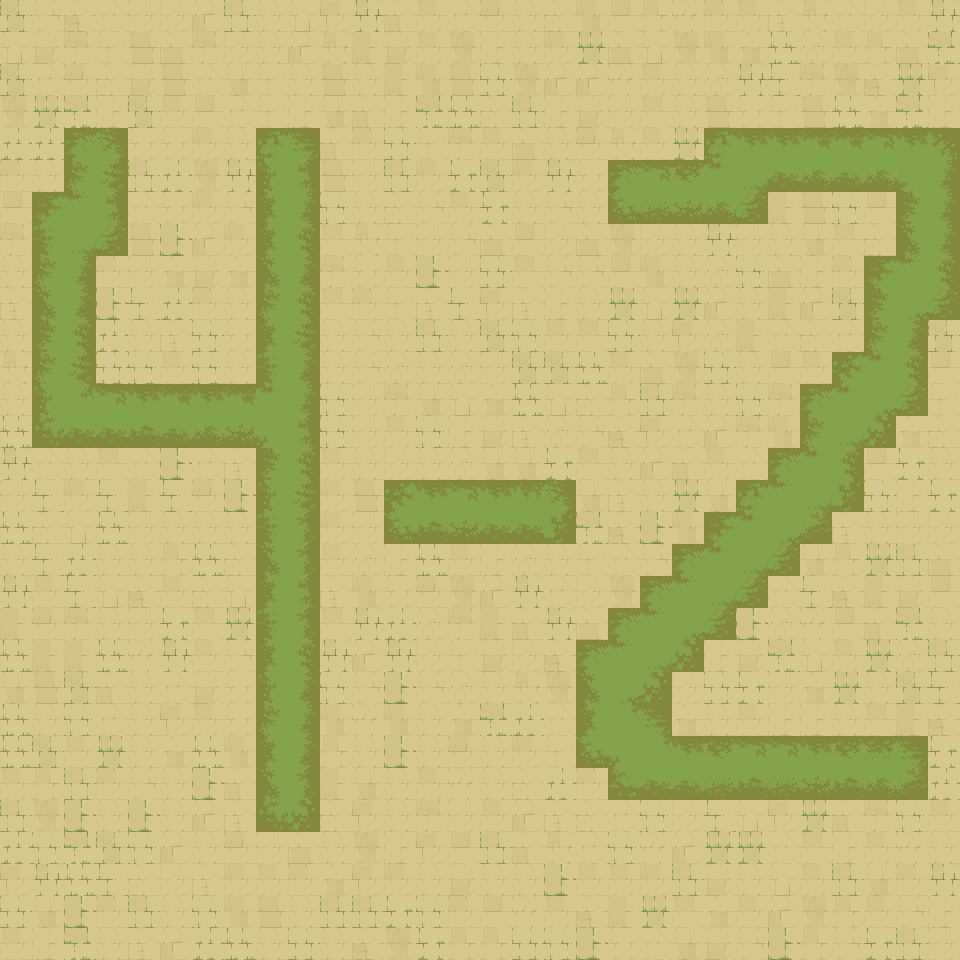

A level layout from a 2D game, rendered from its tile map. Below: a short description, then the map file with tile-grid data replaced by summaries:
An orthogonal 30x30 tile map with 32x32 px tiles, 4 tile layers (ground, water, walls-1-2-3-4, walls-5-6-7-8), 18 tilesets and 810 objects (810x water).

<map version="1.10" tiledversion="1.10.1" orientation="orthogonal" renderorder="right-down" width="30" height="30" tilewidth="32" tileheight="32" infinite="0" nextlayerid="17" nextobjectid="862">
 <properties>
  <property name="AutomappingRadius" type="int" value="4" />
 </properties>
 <tileset firstgid="1" source="Terrain - Ancient Ruins.tsx" />
 <tileset firstgid="2210" source="Ancient Ruins-Tileset - wall 1.tsx" />
 <tileset firstgid="2450" source="Ancient Ruins-Tileset - wall 3.tsx" />
 <tileset firstgid="2690" source="Ancient Ruins-Tileset - wall 4.tsx" />
 <tileset firstgid="2930" source="Ancient Ruins-Tileset - wall 5.tsx" />
 <tileset firstgid="3170" source="Ancient Ruins-Tileset - wall 6.tsx" />
 <tileset firstgid="3410" source="Ancient Ruins-Tileset - wall 7.tsx" />
 <tileset firstgid="3650" source="Ancient Ruins-Tileset - wall 8.tsx" />
 <tileset firstgid="3890" source="Ancient Ruins-Animated Terrains-16 frames.tsx" />
 <tileset firstgid="6230" source="Ancient Ruins-Animated Terrains-16 frames-with transparency.tsx" />
 <tileset firstgid="8570" source="Ancient Ruins-Animated Terrains-8 frames.tsx" />
 <tileset firstgid="9527" source="Ancient Ruins-Animated Terrains-8 frames-with transparency.tsx" />
 <tileset firstgid="10484" source="Ancient Ruins-Animated Terrains2-16 frames.tsx" />
 <tileset firstgid="12824" source="Ancient Ruins-Animated Terrains2-8 frames.tsx" />
 <tileset firstgid="13781" source="Ancient Ruins-Animated Terrains2-8 frames-with transparency.tsx" />
 <tileset firstgid="14738" source="Ancient Ruins-Animated Terrains2-16 frames-with transparency.tsx" />
 <tileset firstgid="17078" source="Ancient Ruins-Tileset-Terrain2.tsx" />
 <tileset firstgid="21108" source="Ancient Ruins-Tileset - wall 2.tsx" />
 <layer id="13" name="ground" width="30" height="30">
  <data>[900 cells, 900 non-empty, 99 distinct tile ids]</data>
 </layer>
 <layer id="15" name="water" width="30" height="30">
  <data>[900 cells, 0 non-empty, 0 distinct tile ids]</data>
 </layer>
 <layer id="1" name="walls-1-2-3-4" width="30" height="30">
  <data>[900 cells, 0 non-empty, 0 distinct tile ids]</data>
 </layer>
 <layer id="6" name="walls-5-6-7-8" width="30" height="30">
  <data>[900 cells, 0 non-empty, 0 distinct tile ids]</data>
 </layer>
 <objectgroup id="16" name="objects">
  <object id="52" name="water" x="0" y="0" width="32" height="32" />
  <object id="53" name="water" x="32" y="0" width="32" height="32" />
  <object id="54" name="water" x="0" y="32" width="32" height="32" />
  <object id="55" name="water" x="32" y="32" width="32" height="32" />
  <object id="56" name="water" x="64" y="0" width="32" height="32" />
  <object id="57" name="water" x="64" y="32" width="32" height="32" />
  <object id="58" name="water" x="0" y="64" width="32" height="32" />
  <object id="59" name="water" x="32" y="64" width="32" height="32" />
  <object id="60" name="water" x="64" y="64" width="32" height="32" />
  <object id="61" name="water" x="96" y="0" width="32" height="32" />
  <object id="62" name="water" x="96" y="32" width="32" height="32" />
  <object id="63" name="water" x="96" y="64" width="32" height="32" />
  <object id="64" name="water" x="128" y="0" width="32" height="32" />
  <object id="65" name="water" x="128" y="32" width="32" height="32" />
  <object id="66" name="water" x="128" y="64" width="32" height="32" />
  <object id="67" name="water" x="160" y="0" width="32" height="32" />
  <object id="68" name="water" x="192" y="0" width="32" height="32" />
  <object id="69" name="water" x="160" y="32" width="32" height="32" />
  <object id="70" name="water" x="192" y="32" width="32" height="32" />
  <object id="71" name="water" x="224" y="0" width="32" height="32" />
  <object id="72" name="water" x="224" y="32" width="32" height="32" />
  <object id="73" name="water" x="160" y="64" width="32" height="32" />
  <object id="74" name="water" x="192" y="64" width="32" height="32" />
  <object id="75" name="water" x="224" y="64" width="32" height="32" />
  <object id="76" name="water" x="256" y="0" width="32" height="32" />
  <object id="77" name="water" x="256" y="32" width="32" height="32" />
  <object id="78" name="water" x="256" y="64" width="32" height="32" />
  <object id="79" name="water" x="288" y="0" width="32" height="32" />
  <object id="80" name="water" x="288" y="32" width="32" height="32" />
  <object id="81" name="water" x="288" y="64" width="32" height="32" />
  <object id="82" name="water" x="0" y="96" width="32" height="32" />
  <object id="83" name="water" x="32" y="96" width="32" height="32" />
  <object id="84" name="water" x="0" y="128" width="32" height="32" />
  <object id="85" name="water" x="32" y="128" width="32" height="32" />
  <object id="86" name="water" x="64" y="96" width="32" height="32" />
  <object id="87" name="water" x="64" y="128" width="32" height="32" />
  <object id="88" name="water" x="0" y="160" width="32" height="32" />
  <object id="89" name="water" x="32" y="160" width="32" height="32" />
  <object id="90" name="water" x="64" y="160" width="32" height="32" />
  <object id="91" name="water" x="96" y="96" width="32" height="32" />
  <object id="92" name="water" x="96" y="128" width="32" height="32" />
  <object id="93" name="water" x="96" y="160" width="32" height="32" />
  <object id="94" name="water" x="128" y="96" width="32" height="32" />
  <object id="95" name="water" x="128" y="128" width="32" height="32" />
  <object id="96" name="water" x="128" y="160" width="32" height="32" />
  <object id="97" name="water" x="160" y="96" width="32" height="32" />
  <object id="98" name="water" x="192" y="96" width="32" height="32" />
  <object id="99" name="water" x="160" y="128" width="32" height="32" />
  <object id="100" name="water" x="192" y="128" width="32" height="32" />
  <object id="101" name="water" x="224" y="96" width="32" height="32" />
  <object id="102" name="water" x="224" y="128" width="32" height="32" />
  <object id="103" name="water" x="160" y="160" width="32" height="32" />
  <object id="104" name="water" x="192" y="160" width="32" height="32" />
  <object id="105" name="water" x="224" y="160" width="32" height="32" />
  <object id="106" name="water" x="256" y="96" width="32" height="32" />
  <object id="107" name="water" x="256" y="128" width="32" height="32" />
  <object id="108" name="water" x="256" y="160" width="32" height="32" />
  <object id="109" name="water" x="288" y="96" width="32" height="32" />
  <object id="110" name="water" x="288" y="128" width="32" height="32" />
  <object id="111" name="water" x="288" y="160" width="32" height="32" />
  <object id="112" name="water" x="0" y="192" width="32" height="32" />
  <object id="113" name="water" x="32" y="192" width="32" height="32" />
  <object id="114" name="water" x="0" y="224" width="32" height="32" />
  <object id="115" name="water" x="32" y="224" width="32" height="32" />
  <object id="116" name="water" x="64" y="192" width="32" height="32" />
  <object id="117" name="water" x="64" y="224" width="32" height="32" />
  <object id="118" name="water" x="0" y="256" width="32" height="32" />
  <object id="119" name="water" x="32" y="256" width="32" height="32" />
  <object id="120" name="water" x="64" y="256" width="32" height="32" />
  <object id="121" name="water" x="96" y="192" width="32" height="32" />
  </objectgroup>
</map>
<!-- 740 of 810 objects omitted -->
